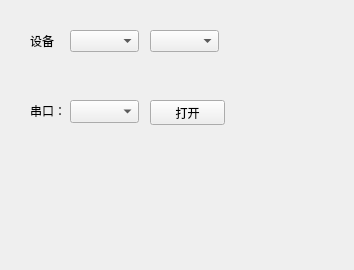
<?xml version="1.0" encoding="UTF-8"?>
<ui version="4.0">
 <class>devCfgPage</class>
 <widget class="QWidget" name="devCfgPage">
  <property name="geometry">
   <rect>
    <x>0</x>
    <y>0</y>
    <width>354</width>
    <height>270</height>
   </rect>
  </property>
  <property name="windowTitle">
   <string>Form</string>
  </property>
  <widget class="QLabel" name="label">
   <property name="geometry">
    <rect>
     <x>30</x>
     <y>100</y>
     <width>36</width>
     <height>22</height>
    </rect>
   </property>
   <property name="font">
    <font>
     <pointsize>9</pointsize>
    </font>
   </property>
   <property name="text">
    <string>串口：</string>
   </property>
  </widget>
  <widget class="QComboBox" name="comboBox">
   <property name="geometry">
    <rect>
     <x>70</x>
     <y>100</y>
     <width>69</width>
     <height>23</height>
    </rect>
   </property>
   <property name="minimumSize">
    <size>
     <width>40</width>
     <height>23</height>
    </size>
   </property>
   <property name="maximumSize">
    <size>
     <width>16777215</width>
     <height>23</height>
    </size>
   </property>
  </widget>
  <widget class="QPushButton" name="pushButton">
   <property name="enabled">
    <bool>true</bool>
   </property>
   <property name="geometry">
    <rect>
     <x>150</x>
     <y>100</y>
     <width>75</width>
     <height>25</height>
    </rect>
   </property>
   <property name="minimumSize">
    <size>
     <width>0</width>
     <height>25</height>
    </size>
   </property>
   <property name="maximumSize">
    <size>
     <width>16777215</width>
     <height>25</height>
    </size>
   </property>
   <property name="text">
    <string>打开</string>
   </property>
   <property name="checkable">
    <bool>true</bool>
   </property>
  </widget>
  <widget class="QLabel" name="label_2">
   <property name="geometry">
    <rect>
     <x>30</x>
     <y>30</y>
     <width>24</width>
     <height>22</height>
    </rect>
   </property>
   <property name="text">
    <string>设备</string>
   </property>
  </widget>
  <widget class="QComboBox" name="devList">
   <property name="geometry">
    <rect>
     <x>70</x>
     <y>30</y>
     <width>69</width>
     <height>22</height>
    </rect>
   </property>
  </widget>
  <widget class="QComboBox" name="comList">
   <property name="geometry">
    <rect>
     <x>150</x>
     <y>30</y>
     <width>69</width>
     <height>22</height>
    </rect>
   </property>
  </widget>
 </widget>
 <resources/>
 <connections/>
</ui>
